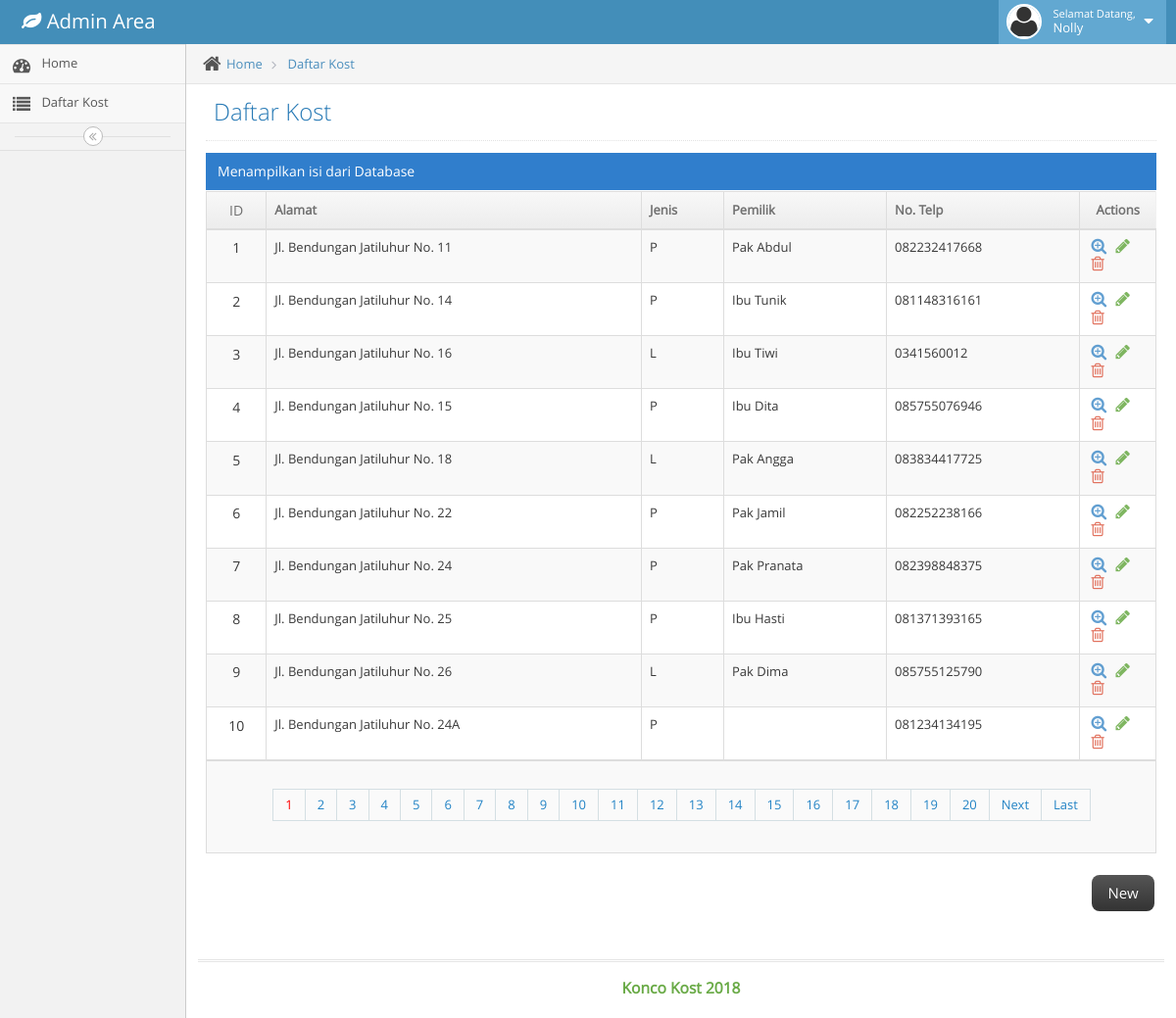
Screenshot of /modul/admin/index.php?modul=konten&file=content (signed in) with the database file from the repository.
### tables this page shows
CREATE TABLE `tb_kost` (
  `id` int(5) NOT NULL,
  `alamat` varchar(255) DEFAULT NULL,
  `jenis` varchar(3) DEFAULT NULL,
  `pemilik` int(3) DEFAULT NULL,
  `jumlah` varchar(3) DEFAULT NULL,
  `terpakai` varchar(3) DEFAULT NULL,
  `harga_a` int(12) DEFAULT NULL,
  `harga_b` varchar(12) DEFAULT NULL,
  `ukuran` varchar(12) DEFAULT NULL,
  `periode` varchar(10) DEFAULT NULL,
  `fasilitas` varchar(255) DEFAULT NULL,
  `latitude` decimal(9,6) DEFAULT NULL,
  `longitude` decimal(9,6) DEFAULT NULL,
  `image` varchar(255) DEFAULT NULL
);

### modul/admin/modul/konten/proses.php (the view, shortened to what this page needs)
<?php
class crud
{
	private $db;
	function __construct($koneksi)
	{
		$this->db = $koneksi;
	}
	public function dataview($query)
	{
		$stmt = $this->db->prepare($query);
		$stmt->execute();
		if($stmt->rowCount()>0)
		{
			while($data=$stmt->fetch(PDO::FETCH_ASSOC))
			{
				?>
                <tr>
					<td class="center">
						<label class="pos-rel"><?php echo $data['id'] ?></label>
					</td>
					<td><?php echo $data['alamat'] ?></td>
					<td><?php echo $data['jenis'] ?></td>
					<?php
						$query=$this->db->prepare("SELECT * FROM tb_admin WHERE id = :id");
						$query->bindParam(":id", $data['pemilik']);
					    $query->execute();
					    while($row = $query->fetch())
					    {
					?>
					<td class="hidden-480"><?php echo $row['nama'] ?></td>
					<td><?php echo $row['kontak'] ?></td>
				<?php } ?>
					<td>
					<div class="hidden-sm hidden-xs action-buttons">
						<a class="blue" href="index.php?modul=konten&file=view&id=<?php echo $data['id'] ?>">
							<i class="ace-icon fa fa-search-plus bigger-130"></i>
						</a>
						<a class="green" href="index.php?modul=konten&file=edit&id=<?php echo $data['id'] ?>">
							<i class="ace-icon fa fa-pencil bigger-130"></i>
						</a>
						<a class="red" href="index.php?modul=konten&file=hapus&id=<?php echo $data['id'] ?>">
							<i class="ace-icon fa fa-trash-o bigger-130"></i>
						</a>
					</div>
					</td>
				</tr>
                <?php
			}
		}
		else
		{
			?>
            <tr>
            <td>Nothing here...</td>
            </tr>
            <?php
		}
	}
	public function paginglink($query,$records_per_page)
	{
		$self = "index.php?modul=konten&file=content" ;
		$stmt = $this->db->prepare($query);
		$stmt->execute();
		$total_no_of_records = $stmt->rowCount();
		if($total_no_of_records > 0)
		{
			?><ul class="pagination"><?php
			$total_no_of_pages=ceil($total_no_of_records/$records_per_page);
			$current_page=1;
			for($i=1;$i<=$total_no_of_pages;$i++)
			{
				if($i==$current_page)
				{
					echo "<li><a href='".$self."&page_no=".$i."' style='color:red;'>".$i."</a></li>";
				}
				else
				{
					echo "<li><a href='".$self."&page_no=".$i."'>".$i."</a></li>";
				}
			}
			if($current_page!=$total_no_of_pages)
			{
				$next=$current_page+1;
				echo "<li><a href='".$self."&page_no=".$next."'>Next</a></li>";
				echo "<li><a href='".$self."&page_no=".$total_no_of_pages."'>Last</a></li>";
			}
			?></ul><?php
		}
	}
}

### modul/admin/index.php (shortened to what this page needs)
<!DOCTYPE html>
<html lang="en">
	<head>
		<link rel="stylesheet" href="assets/css/bootstrap.min.css" />
		<link rel="stylesheet" href="assets/font-awesome/4.5.0/css/font-awesome.min.css" />
		<link rel="stylesheet" href="assets/css/ace.min.css" class="ace-main-stylesheet" id="main-ace-style" />
		<link rel="stylesheet" href="assets/css/ace-skins.min.css" />
		<link rel="stylesheet" href="assets/css/ace-rtl.min.css" />
	</head>
	<body class="no-skin">
		<div id="navbar" class="navbar navbar-default ace-save-state">
			<div class="navbar-container ace-save-state" id="navbar-container">
				<div class="navbar-header pull-left">
					<a href="index.php" class="navbar-brand">
						<small>
							<i class="fa fa-leaf"></i>
							Admin Area
						</small>
					</a>
				</div>
				<div class="navbar-buttons navbar-header pull-right" role="navigation">
					<ul class="nav ace-nav">
						<li class="light-blue dropdown-modal">
							<a data-toggle="dropdown" href="#" class="dropdown-toggle">
								<img class="nav-user-photo" src="assets/images/avatars/avatar2.png"/>
								<span class="user-info">
									<small>Selamat Datang,</small>
									<?php echo $_SESSION['nama'] ?>
								</span>
								<i class="ace-icon fa fa-caret-down"></i>
							</a>
						</li>
					</ul>
				</div>
			</div>
		</div>
		<div class="main-container ace-save-state" id="main-container">
			<div id="sidebar" class="sidebar                  responsive                    ace-save-state">
				<ul class="nav nav-list">
					<li class="">
						<a href="index.php">
							<i class="menu-icon fa fa-tachometer"></i>
							<span class="menu-text"> Home </span>
						</a>
					</li>
					<li class="">
						<a href="index.php?modul=konten&file=content">
							<i class="menu-icon fa fa-list"></i>
							<span class="menu-text"> Daftar Kost </span>
						</a>
					</li>
				</ul>
				<div class="sidebar-toggle sidebar-collapse" id="sidebar-collapse">
					<i id="sidebar-toggle-icon" class="ace-icon fa fa-angle-double-left ace-save-state" data-icon1="ace-icon fa fa-angle-double-left" data-icon2="ace-icon fa fa-angle-double-right"></i>
				</div>
			</div>
			<div class="main-content">
			<?php
			if(!empty($_GET['modul'])) {
			include("modul/$_GET[modul]/$_GET[file].php");
			}
			?>
			</div>
			<div class="footer">
				<div class="footer-inner">
					<div class="footer-content">
						<span class="bigger-120">
							<strong class="green">Konco Kost 2018</strong>
						</span>
					</div>
				</div>
			</div>
		</div>
	</body>
</html>

### modul/admin/modul/konten/content.php
<?php
	require_once 'proses.php';
	$crud = new crud($koneksi);
?>
	<div class="main-content">
		<div class="main-content-inner">
			<div class="breadcrumbs ace-save-state" id="breadcrumbs">
				<ul class="breadcrumb">
					<li>
						<i class="ace-icon fa fa-home home-icon"></i>
						<a href="index.php">Home</a>
					</li>
					<li>
						<a href="index.php?modul=konten&file=content">Daftar Kost</a>
					</li>
				</ul>
			</div>
			<div class="page-content">
				<div class="page-header">
					<h1>
						Daftar Kost
					</h1>
				</div>
				<div class="row">
					<div class="col-xs-12">
						<div class="row">
							<div class="col-xs-12">
								<div class="table-header">
									Menampilkan isi dari Database
								</div>
								<div>
									<table id="dynamic-table" class="table table-striped table-bordered table-hover">
										<thead>
											<tr>
												<th class="center">
												<label class="pos-rel">
													ID
												</label>
											</th>
											<th>Alamat</th>
											<th>Jenis</th>
											<th>Pemilik</th>
											<th>No. Telp</th>
											<th width="8%"><center>Actions</center></th>
										</tr>
									</thead>
								<tbody>
								<?php
									if ($_SESSION['level']==0) {
										$query = "SELECT * FROM tb_kost";
									}
									elseif ($_SESSION['level']==1) {
										$query = "SELECT * FROM tb_kost WHERE pemilik = ".+$_SESSION['id'];
									}
									$records_per_page=10;
									$newquery = $crud->paging($query,$records_per_page);
									$crud->dataview($newquery);
								 ?>
							</tbody>
							<tr>
					        	<td colspan="7" align="center">
							 		<div class="pagination-wrap">
							            <?php $crud->paginglink($query,$records_per_page); ?>
							        </div>
							    </td>
							</tr>
								</table>
							</div>
						</div>
					</div>
					<div class="clearfix">
						<div class="pull-right tableTools-container">
							<a href="index.php?modul=konten&file=tambah">
								<button class="btn btn-app btn-inverse btn-xs">
									New
								</button>
							</a>
						</div>
					</div>
					</div>
				</div>
			</div>
		</div>
	</div>

### rows the page displays
tb_kost: id "1", alamat "Jl. Bendungan Jatiluhur No. 11", jenis "P"
tb_kost: id "2", alamat "Jl. Bendungan Jatiluhur No. 14", jenis "P"
tb_kost: id "3", alamat "Jl. Bendungan Jatiluhur No. 16", jenis "L"
tb_kost: id "4", alamat "Jl. Bendungan Jatiluhur No. 15", jenis "P"
tb_kost: id "5", alamat "Jl. Bendungan Jatiluhur No. 18", jenis "L"
tb_kost: id "6", alamat "Jl. Bendungan Jatiluhur No. 22", jenis "P"
tb_kost: id "7", alamat "Jl. Bendungan Jatiluhur No. 24", jenis "P"
tb_kost: id "8", alamat "Jl. Bendungan Jatiluhur No. 25", jenis "P"
tb_kost: id "9", alamat "Jl. Bendungan Jatiluhur No. 26", jenis "L"
tb_kost: id "10", alamat "Jl. Bendungan Jatiluhur No. 24A", jenis "P"

### other values shown
$_SESSION['nama'] "Nolly"
$row['nama'] "Pak Abdul"
$row['kontak'] "082232417668"
$row['nama'] "Ibu Tunik"
$row['kontak'] "081148316161"
$row['nama'] "Ibu Tiwi"
$row['kontak'] "0341560012"
$row['nama'] "Ibu Dita"
$row['kontak'] "085755076946"
$row['nama'] "Pak Angga"
$row['kontak'] "083834417725"
$row['nama'] "Pak Jamil"
$row['kontak'] "082252238166"
$row['nama'] "Pak Pranata"
$row['kontak'] "082398848375"
